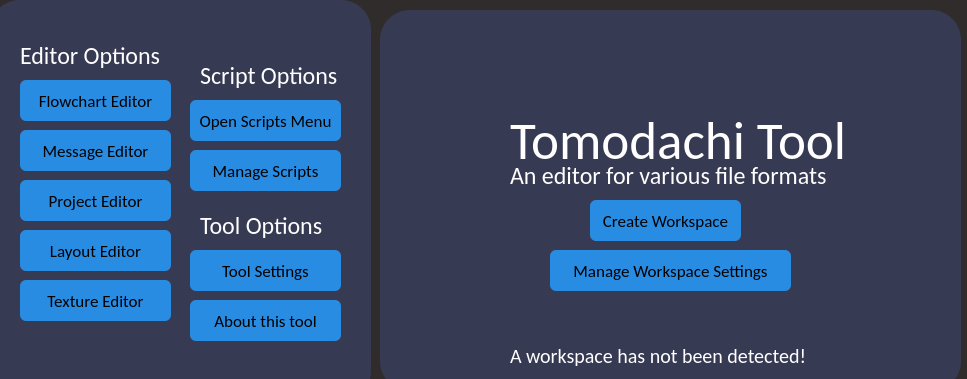
<?xml version="1.0" encoding="UTF-8"?>
<ui version="4.0">
 <class>MainWindow</class>
 <widget class="QMainWindow" name="MainWindow">
  <property name="geometry">
   <rect>
    <x>0</x>
    <y>0</y>
    <width>967</width>
    <height>379</height>
   </rect>
  </property>
  <property name="windowTitle">
   <string>MainWindow</string>
  </property>
  <property name="styleSheet">
   <string notr="true">background-color: rgb(48, 44, 44);</string>
  </property>
  <widget class="QWidget" name="centralwidget">
   <widget class="QWidget" name="optionsWidget" native="true">
    <property name="geometry">
     <rect>
      <x>-10</x>
      <y>0</y>
      <width>381</width>
      <height>401</height>
     </rect>
    </property>
    <property name="styleSheet">
     <string notr="true">background-color: rgb(55, 58, 83);
border-radius: 30px</string>
    </property>
    <widget class="QPushButton" name="msgBtn">
     <property name="geometry">
      <rect>
       <x>30</x>
       <y>130</y>
       <width>151</width>
       <height>41</height>
      </rect>
     </property>
     <property name="font">
      <font>
       <family>Calibri</family>
       <pointsize>13</pointsize>
       <weight>50</weight>
       <italic>false</italic>
       <bold>false</bold>
       <underline>false</underline>
       <stylestrategy>PreferAntialias</stylestrategy>
      </font>
     </property>
     <property name="styleSheet">
      <string notr="true">background-color: rgb(41, 140, 227);
border-radius: 6px</string>
     </property>
     <property name="text">
      <string>Message Editor</string>
     </property>
    </widget>
    <widget class="QPushButton" name="prjBtn">
     <property name="geometry">
      <rect>
       <x>30</x>
       <y>180</y>
       <width>151</width>
       <height>41</height>
      </rect>
     </property>
     <property name="font">
      <font>
       <family>Calibri</family>
       <pointsize>13</pointsize>
       <weight>50</weight>
       <italic>false</italic>
       <bold>false</bold>
       <underline>false</underline>
       <stylestrategy>PreferAntialias</stylestrategy>
      </font>
     </property>
     <property name="styleSheet">
      <string notr="true">background-color: rgb(41, 140, 227);
border-radius: 6px</string>
     </property>
     <property name="text">
      <string>Project Editor</string>
     </property>
    </widget>
    <widget class="QPushButton" name="lytBtn">
     <property name="geometry">
      <rect>
       <x>30</x>
       <y>230</y>
       <width>151</width>
       <height>41</height>
      </rect>
     </property>
     <property name="font">
      <font>
       <family>Calibri</family>
       <pointsize>13</pointsize>
       <weight>50</weight>
       <italic>false</italic>
       <bold>false</bold>
       <underline>false</underline>
       <stylestrategy>PreferAntialias</stylestrategy>
      </font>
     </property>
     <property name="styleSheet">
      <string notr="true">background-color: rgb(41, 140, 227);
border-radius: 6px</string>
     </property>
     <property name="text">
      <string>Layout Editor</string>
     </property>
    </widget>
    <widget class="QPushButton" name="flwBtn">
     <property name="geometry">
      <rect>
       <x>30</x>
       <y>80</y>
       <width>151</width>
       <height>41</height>
      </rect>
     </property>
     <property name="font">
      <font>
       <family>Calibri</family>
       <pointsize>13</pointsize>
       <weight>50</weight>
       <italic>false</italic>
       <bold>false</bold>
       <underline>false</underline>
       <stylestrategy>PreferAntialias</stylestrategy>
      </font>
     </property>
     <property name="styleSheet">
      <string notr="true">background-color: rgb(41, 140, 227);
border-radius: 6px</string>
     </property>
     <property name="text">
      <string>Flowchart Editor</string>
     </property>
    </widget>
    <widget class="QPushButton" name="texBtn">
     <property name="geometry">
      <rect>
       <x>30</x>
       <y>280</y>
       <width>151</width>
       <height>41</height>
      </rect>
     </property>
     <property name="font">
      <font>
       <family>Calibri</family>
       <pointsize>13</pointsize>
       <weight>50</weight>
       <italic>false</italic>
       <bold>false</bold>
       <underline>false</underline>
       <stylestrategy>PreferAntialias</stylestrategy>
      </font>
     </property>
     <property name="styleSheet">
      <string notr="true">background-color: rgb(41, 140, 227);
border-radius: 6px</string>
     </property>
     <property name="text">
      <string>Texture Editor</string>
     </property>
    </widget>
    <widget class="QLabel" name="editorOptionsLabel">
     <property name="geometry">
      <rect>
       <x>30</x>
       <y>40</y>
       <width>151</width>
       <height>31</height>
      </rect>
     </property>
     <property name="font">
      <font>
       <family>Calibri</family>
       <pointsize>18</pointsize>
      </font>
     </property>
     <property name="styleSheet">
      <string notr="true">color: rgb(255, 255, 255);
background-color: rgba(255, 255, 255, 0);</string>
     </property>
     <property name="text">
      <string>Editor Options</string>
     </property>
    </widget>
    <widget class="QLabel" name="scriptOptionsLabel">
     <property name="geometry">
      <rect>
       <x>210</x>
       <y>60</y>
       <width>151</width>
       <height>31</height>
      </rect>
     </property>
     <property name="font">
      <font>
       <family>Calibri</family>
       <pointsize>18</pointsize>
      </font>
     </property>
     <property name="styleSheet">
      <string notr="true">color: rgb(255, 255, 255);
background-color: rgba(255, 255, 255, 0);</string>
     </property>
     <property name="text">
      <string>Script Options</string>
     </property>
    </widget>
    <widget class="QPushButton" name="scriptBtn">
     <property name="geometry">
      <rect>
       <x>200</x>
       <y>100</y>
       <width>151</width>
       <height>41</height>
      </rect>
     </property>
     <property name="font">
      <font>
       <family>Calibri</family>
       <pointsize>13</pointsize>
       <weight>50</weight>
       <italic>false</italic>
       <bold>false</bold>
       <underline>false</underline>
       <stylestrategy>PreferAntialias</stylestrategy>
      </font>
     </property>
     <property name="styleSheet">
      <string notr="true">background-color: rgb(41, 140, 227);
border-radius: 6px</string>
     </property>
     <property name="text">
      <string>Open Scripts Menu</string>
     </property>
    </widget>
    <widget class="QPushButton" name="manageScriptsBtn">
     <property name="geometry">
      <rect>
       <x>200</x>
       <y>150</y>
       <width>151</width>
       <height>41</height>
      </rect>
     </property>
     <property name="font">
      <font>
       <family>Calibri</family>
       <pointsize>13</pointsize>
       <weight>50</weight>
       <italic>false</italic>
       <bold>false</bold>
       <underline>false</underline>
       <stylestrategy>PreferAntialias</stylestrategy>
      </font>
     </property>
     <property name="styleSheet">
      <string notr="true">background-color: rgb(41, 140, 227);
border-radius: 6px</string>
     </property>
     <property name="text">
      <string>Manage Scripts</string>
     </property>
    </widget>
    <widget class="QLabel" name="toolOptionsLabel">
     <property name="geometry">
      <rect>
       <x>210</x>
       <y>210</y>
       <width>151</width>
       <height>31</height>
      </rect>
     </property>
     <property name="font">
      <font>
       <family>Calibri</family>
       <pointsize>18</pointsize>
      </font>
     </property>
     <property name="styleSheet">
      <string notr="true">color: rgb(255, 255, 255);
background-color: rgba(255, 255, 255, 0);</string>
     </property>
     <property name="text">
      <string>Tool Options</string>
     </property>
    </widget>
    <widget class="QPushButton" name="settingsBtn">
     <property name="geometry">
      <rect>
       <x>200</x>
       <y>250</y>
       <width>151</width>
       <height>41</height>
      </rect>
     </property>
     <property name="font">
      <font>
       <family>Calibri</family>
       <pointsize>13</pointsize>
       <weight>50</weight>
       <italic>false</italic>
       <bold>false</bold>
       <underline>false</underline>
       <stylestrategy>PreferAntialias</stylestrategy>
      </font>
     </property>
     <property name="styleSheet">
      <string notr="true">background-color: rgb(41, 140, 227);
border-radius: 6px</string>
     </property>
     <property name="text">
      <string>Tool Settings</string>
     </property>
    </widget>
    <widget class="QPushButton" name="aboutBtn">
     <property name="geometry">
      <rect>
       <x>200</x>
       <y>300</y>
       <width>151</width>
       <height>41</height>
      </rect>
     </property>
     <property name="font">
      <font>
       <family>Calibri</family>
       <pointsize>13</pointsize>
       <weight>50</weight>
       <italic>false</italic>
       <bold>false</bold>
       <underline>false</underline>
       <stylestrategy>PreferAntialias</stylestrategy>
      </font>
     </property>
     <property name="styleSheet">
      <string notr="true">background-color: rgb(41, 140, 227);
border-radius: 6px</string>
     </property>
     <property name="text">
      <string>About this tool</string>
     </property>
    </widget>
   </widget>
   <widget class="QWidget" name="mainWidget" native="true">
    <property name="geometry">
     <rect>
      <x>380</x>
      <y>10</y>
      <width>581</width>
      <height>381</height>
     </rect>
    </property>
    <property name="styleSheet">
     <string notr="true">background-color: rgb(55, 58, 83);
border-radius: 30px</string>
    </property>
    <widget class="QLabel" name="titleLabel">
     <property name="geometry">
      <rect>
       <x>130</x>
       <y>100</y>
       <width>341</width>
       <height>61</height>
      </rect>
     </property>
     <property name="font">
      <font>
       <family>Calibri</family>
       <pointsize>40</pointsize>
      </font>
     </property>
     <property name="styleSheet">
      <string notr="true">color: rgb(255, 255, 255);
background-color: rgba(255, 255, 255, 0);</string>
     </property>
     <property name="text">
      <string>Tomodachi Tool</string>
     </property>
    </widget>
    <widget class="QLabel" name="titleSubBtn">
     <property name="geometry">
      <rect>
       <x>130</x>
       <y>150</y>
       <width>321</width>
       <height>31</height>
      </rect>
     </property>
     <property name="font">
      <font>
       <family>Calibri</family>
       <pointsize>18</pointsize>
      </font>
     </property>
     <property name="styleSheet">
      <string notr="true">color: rgb(255, 255, 255);
background-color: rgba(255, 255, 255, 0);</string>
     </property>
     <property name="text">
      <string>An editor for various file formats</string>
     </property>
    </widget>
    <widget class="QLabel" name="detectionButton">
     <property name="geometry">
      <rect>
       <x>130</x>
       <y>330</y>
       <width>371</width>
       <height>31</height>
      </rect>
     </property>
     <property name="font">
      <font>
       <family>Calibri</family>
       <pointsize>15</pointsize>
      </font>
     </property>
     <property name="styleSheet">
      <string notr="true">color: rgb(255, 255, 255);
background-color: rgba(255, 255, 255, 0);</string>
     </property>
     <property name="text">
      <string>A workspace has not been detected!</string>
     </property>
    </widget>
    <widget class="QPushButton" name="createWorkspaceBtn">
     <property name="geometry">
      <rect>
       <x>210</x>
       <y>190</y>
       <width>151</width>
       <height>41</height>
      </rect>
     </property>
     <property name="font">
      <font>
       <family>Calibri</family>
       <pointsize>13</pointsize>
       <weight>50</weight>
       <italic>false</italic>
       <bold>false</bold>
       <underline>false</underline>
       <stylestrategy>PreferAntialias</stylestrategy>
      </font>
     </property>
     <property name="styleSheet">
      <string notr="true">background-color: rgb(41, 140, 227);
border-radius: 6px</string>
     </property>
     <property name="text">
      <string>Create Workspace</string>
     </property>
    </widget>
    <widget class="QPushButton" name="manegeWorkspaceBtn">
     <property name="geometry">
      <rect>
       <x>170</x>
       <y>240</y>
       <width>241</width>
       <height>41</height>
      </rect>
     </property>
     <property name="font">
      <font>
       <family>Calibri</family>
       <pointsize>13</pointsize>
       <weight>50</weight>
       <italic>false</italic>
       <bold>false</bold>
       <underline>false</underline>
       <stylestrategy>PreferAntialias</stylestrategy>
      </font>
     </property>
     <property name="styleSheet">
      <string notr="true">background-color: rgb(41, 140, 227);
border-radius: 6px</string>
     </property>
     <property name="text">
      <string>Manage Workspace Settings</string>
     </property>
    </widget>
   </widget>
  </widget>
 </widget>
 <resources/>
 <connections/>
</ui>
